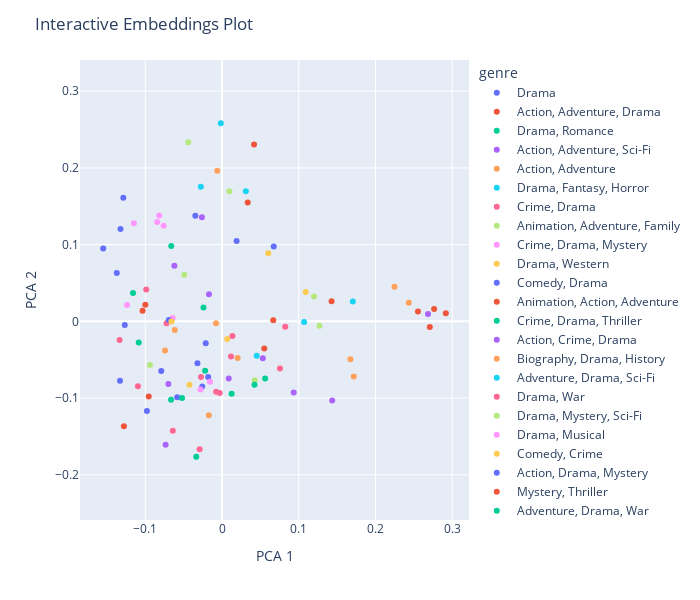

Write notebook code for a chart like this one.
### Code cell
# Assuming df_data is your dataframe with 'embedding', 'title', 'genre', 'director', and 'overview' columns

# Extract embeddings and apply PCA
embeddings = pd.DataFrame(df_data['embedding'].tolist())
reduced_embeddings = PCA(n_components=2).fit_transform(embeddings)

# Add PCA results to the dataframe
df_data['x'] = reduced_embeddings[:, 0]
df_data['y'] = reduced_embeddings[:, 1]

# Create an interactive scatter plot using plotly
fig = px.scatter(df_data, x='x', y='y', hover_data=['title', 'genre', 'director', 'overview'], color='genre')

# Set titles and labels
fig.update_layout(title='Interactive Embeddings Plot', 
    xaxis_title='PCA 1', 
    yaxis_title='PCA 2', 
    xaxis=dict(scaleanchor="y", scaleratio=1),  # Ensure 1:1 aspect ratio
    yaxis=dict(scaleanchor="x", scaleratio=1),
    width=700,   # set the width of the plot in pixels
    height=600
)

# Show the plot
fig.show()
